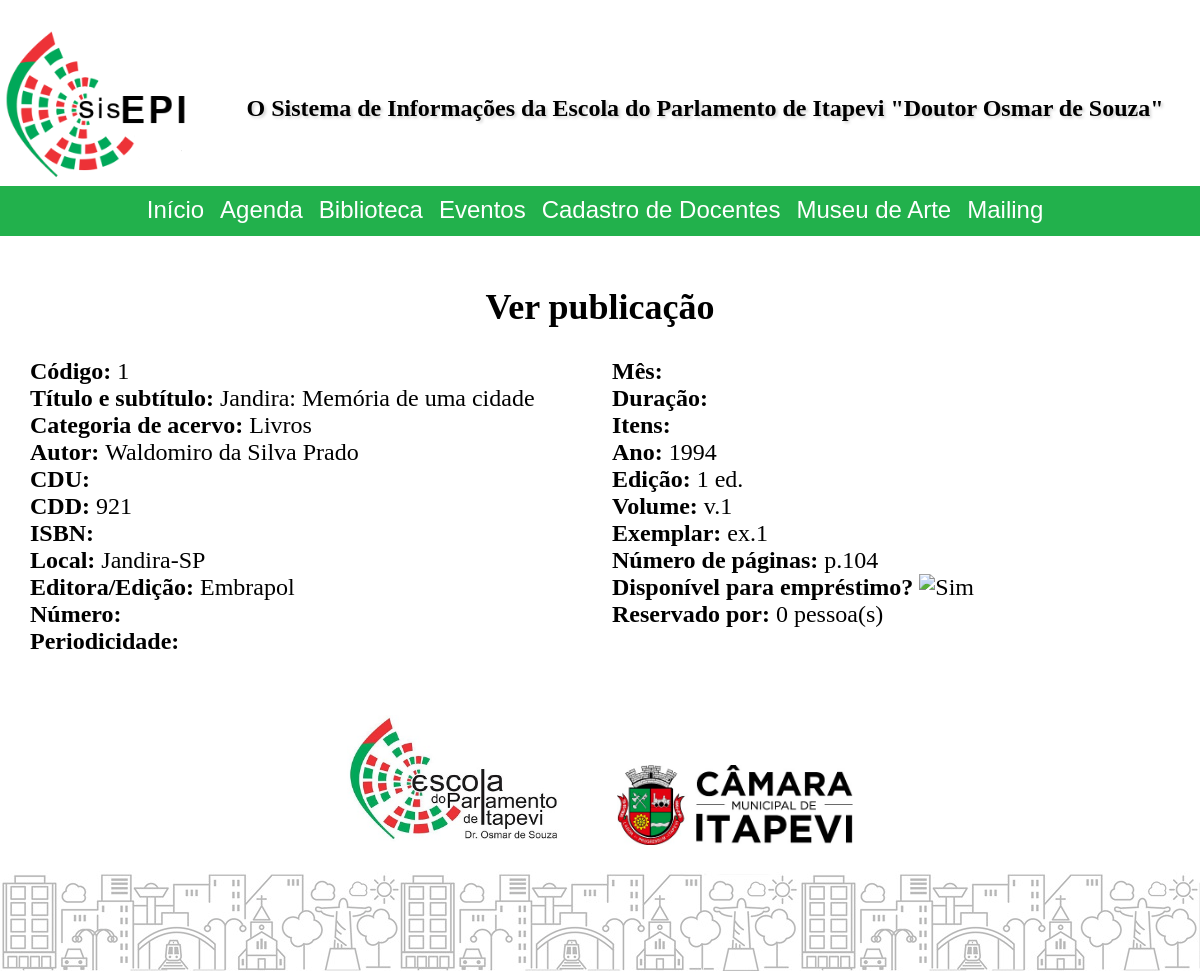
Page /public/index.php?cont=librarycollection&action=view&id=1 on the committed database.
### tables this page shows
CREATE TABLE `librarycollection` (
  `id` int NOT NULL,
  `collectionTypeId` int DEFAULT NULL,
  `registrationDate` date NOT NULL,
  `author` varchar(120) DEFAULT NULL,
  `title` varchar(280) NOT NULL,
  `cdu` varchar(120) DEFAULT NULL,
  `cdd` varchar(120) DEFAULT NULL,
  `isbn` varchar(120) DEFAULT NULL,
  `local` varchar(120) DEFAULT NULL,
  `publisher_edition` varchar(120) DEFAULT NULL,
  `number` varchar(120) DEFAULT NULL,
  `periodicityId` int DEFAULT NULL,
  `month` varchar(120) DEFAULT NULL,
  `duration` varchar(120) DEFAULT NULL,
  `items` varchar(120) DEFAULT NULL,
  `year` varchar(120) DEFAULT NULL,
  `edition` varchar(120) DEFAULT NULL,
  `volume` varchar(120) DEFAULT NULL,
  `copyNumber` varchar(120) DEFAULT NULL,
  `pageNumber` varchar(120) DEFAULT NULL,
  `typeAcquisitionId` int NOT NULL,
  `price` decimal(10,2) DEFAULT NULL,
  `provider` varchar(120) DEFAULT NULL,
  `dateAcquisition` date DEFAULT NULL,
  `registeredByUserId` int NOT NULL
);

CREATE TABLE `enums` (
  `type` varchar(10) NOT NULL,
  `id` int UNSIGNED NOT NULL,
  `value` varchar(120) NOT NULL
);

### public/model/database/librarycollection.database.php (called while the page is built, shortened)
<?php
function getSinglePublication($id, $optConnection = null)
{
	$conn = $optConnection ? $optConnection : createConnectionAsEditor();
	$dataRow = null;
	$query = "SELECT librarycollection.*, coltypeenum.value as colTypeName, acqtypeenum.value as acqTypeName, periodicityenum.value as periodicityName,
	if((select count(id) from libraryborrowedpublications where publicationId = ? AND returnDatetime is null) = 0, 1, 0) as isAvailable FROM `librarycollection`
left join enums coltypeenum on coltypeenum.type = 'LIBCOLTYPE' and coltypeenum.id = librarycollection.collectionTypeId
left join enums acqtypeenum on acqtypeenum.type = 'LIBACQTYPE' and acqtypeenum.id = librarycollection.typeAcquisitionId
left join enums periodicityenum on periodicityenum.type = 'LIBPERIOD' and periodicityenum.id = librarycollection.periodicityId
WHERE librarycollection.id = ?";
	if ($stmt = $conn->prepare($query))
	{
		$stmt->bind_param("ii", $id, $id);
		$stmt->execute();
		$result = $stmt->get_result();
		if ($result->num_rows > 0)
			$dataRow = $result->fetch_assoc();
		else
			throw new Exception("Registro não localizado.");
	}
	return $dataRow;
}

### public/controller/librarycollection.controller.php (called while the page is built, shortened)
<?php
require_once("model/database/librarycollection.database.php");
final class librarycollection extends BaseController
{
	public function view()
	{
		$conn = createConnectionAsEditor();
		$publicationId = isset($_GET["id"]) && isId($_GET["id"]) ? $_GET["id"] : 0;
		try
		{
			$publicationObject = new GenericObjectFromDataRow(getSinglePublication($publicationId, $conn));
		}
		catch (Exception $e)
		{
			$publicationObject = null;
			$this->pageMessages[] = $e->getMessage();
		}
	}
}

### public/includes/URL/URLGenerator.php (called while the page is built, shortened)
<?php
abstract class URLGenerator
{
	private static function appendQueryString($queryString = null, $directFileAccess = false)
	{
		$qsFinal = "";
		if (!empty($qsFinal))
			return self::useFriendlyURL || $directFileAccess ? "?$qsFinal" : "&$qsFinal";
		else
			return "";
	}
	public static function generateBaseDirFileURL($pathFromBaseURL = null, $queryString = null)
	{
		$fileBaseFriendly = self::URLBase . '/file';
		$fileBaseUnfriendly = self::URLBase;
		$url = (self::useFriendlyURL ? $fileBaseFriendly : $fileBaseUnfriendly) . (!empty($pathFromBaseURL) ? "/$pathFromBaseURL" : "") . self::appendQueryString($queryString, true);
		return $url;
	}
}

### public/view/librarycollection.view.view.php (the view)
<?php if ($pubObj !== null) { ?>
<div class="viewDataFrame doubleColumnFrame">
		<label>Código: </label><?php echo $pubObj->id; ?> <br/>
		<label>Título e subtítulo: </label><?php echo hsc($pubObj->title); ?> <br/>
		<label>Categoria de acervo: </label><?php echo hsc($pubObj->colTypeName); ?> <br/>
		<label>Autor: </label><?php echo hsc($pubObj->author); ?> <br/>
		<label>CDU: </label><?php echo hsc($pubObj->cdu); ?> <br/>
		<label>CDD: </label><?php echo hsc($pubObj->cdd); ?> <br/>
		<label>ISBN: </label><?php echo hsc($pubObj->isbn); ?> <br/>
		<label>Local: </label><?php echo hsc($pubObj->local); ?> <br/>
		<label>Editora/Edição: </label><?php echo hsc($pubObj->publisher_edition); ?> <br/>
		<label>Número: </label><?php echo hsc($pubObj->number); ?> <br/>
		<label>Periodicidade: </label><?php echo hsc($pubObj->periodicityName); ?> <br/>
		<label>Mês: </label><?php echo hsc($pubObj->month); ?> <br/>
		<label>Duração: </label><?php echo hsc($pubObj->duration); ?> <br/>
		<label>Itens: </label><?php echo hsc($pubObj->items); ?> <br/>
		<label>Ano: </label><?php echo $pubObj->year; ?> <br/>
		<label>Edição: </label><?php echo hsc($pubObj->edition); ?> <br/>
		<label>Volume: </label><?php echo hsc($pubObj->volume); ?> <br/>
		<label>Exemplar: </label><?php echo hsc($pubObj->copyNumber); ?> <br/>
		<label>Número de páginas: </label><?php echo hsc($pubObj->pageNumber); ?> <br/>
		<label>Disponível para empréstimo? </label><?php echo $pubObj->isAvailable ? '<img src="' . URL\URLGenerator::generateBaseDirFileURL("pics/check.png") . '" alt="Sim"/>' : '<img src="' . URL\URLGenerator::generateBaseDirFileURL("pics/wrong.png") . '" alt="Não"/>'; ?><br/>
		<label>Reservado por: </label><?php echo $resNumber; ?> pessoa(s)
</div>
<?php } ?>

### public/sisepi_public.css (style rules this page uses)
body { background-color: white; color: black; font-size: x-large; margin: 0; }
.viewDataFrame { margin-top: 10px; margin-bottom: 10px; }
.viewDataFrame label { font-weight: bold; }
@media all and (min-width: 750px) { .doubleColumnFrame { column-count: 2; } }

### rows in the picture
librarycollection: id "1", title "Jandira: Memória de uma cidade", enums.value "Livros", author "Waldomiro da Silva Prado", cdd "921", local "Jandira-SP", publisher_edition "Embrapol", year "1994", edition "1 ed.", volume "v.1", copyNumber "ex.1", pageNumber "p.104"

### other values in the picture
$this->subtitle "Ver publicação"
$resNumber "0"
